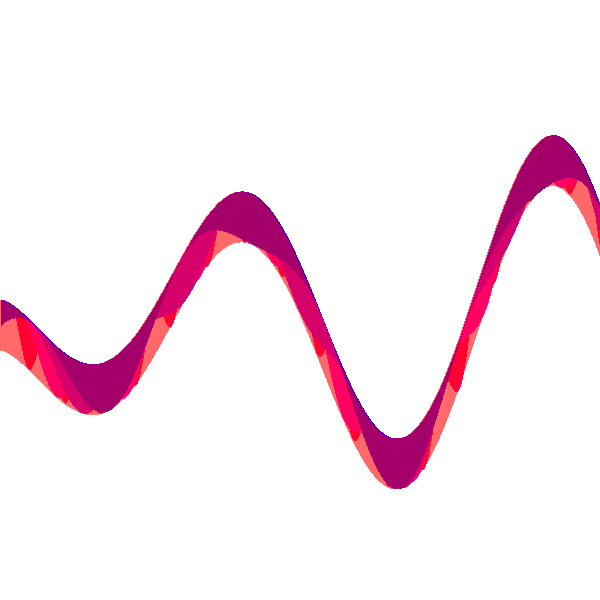
Frame 1 (no input)
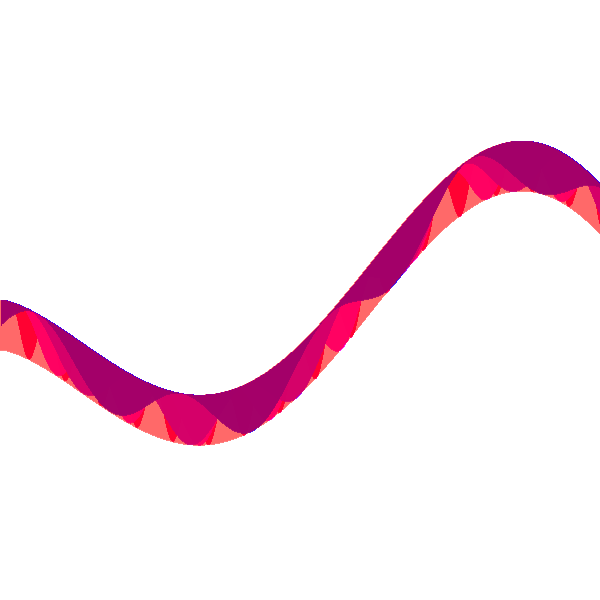
Frame 60 (the mouse pressed at the canvas centre just before this capture)
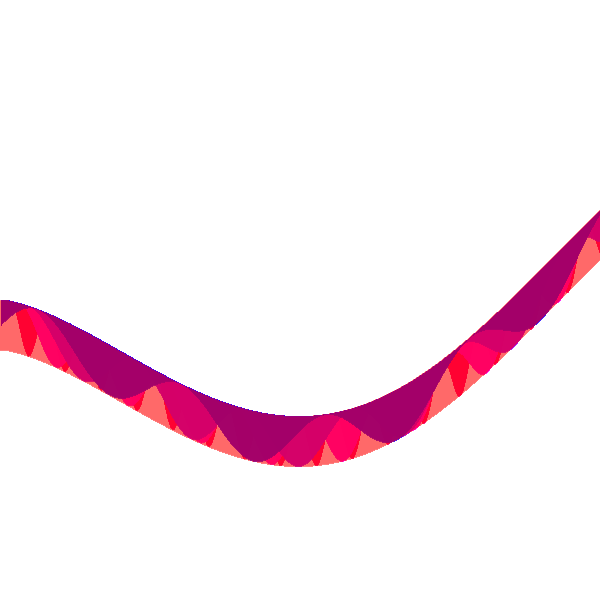
Frame 120 (the mouse held since frame 60 and released just before this capture)

The Processing sketch that drew these frames (run headless with seeded random() and noise(); from frame 60 on, the mouse is pressed at the canvas centre):

// Processing sketch: LineLine
// ── LineLine.pde

void setup() {
  size(600, 600);
  //fullScreen();
  colorMode(HSB);
}

float phi;
float tau = 50;
float dt = 1;
void draw() {
  translate(0, height / 2);
  background(255);
  stroke(0);
  float theta = 0;
  for (float  i = 0; i < width; i += 1) {
    float x = i;
    float y1 = 7 * sqrt(i) * sin(i / tau);
    float y2 = 7 * sqrt(i) * sin(i / tau) + 50;
    //ellipse(x, y1, 10, 10);
    drawLine(x, y1, y2, color(255, 255, 255, 150), theta);
    theta += PI / 90;
  }
  tau = ( tau + 1  * cos(phi / 200));
  phi ++;
}

float lerp = 0;
float dl = 0.1;
void drawLine(float x, float y1, float y2, color c, float theta) {
  strokeWeight(1);
  stroke(c);
  line(x, y1, x, y2);
  //line(x, y1, x, y2);
  for (float i = 1; i <= 4; i++) {
    pushMatrix();
    stroke(255 - i * 20, 255, 255, 250);
    translate(1, 0);
    line(x, y1, x, map(sin(theta / (i / 5)), -1, 1, y2, y1));
    popMatrix();
  }
  if (lerp > 1.0 || lerp < 0) {
    dl *= -1;
  }
  lerp += dl;
}
